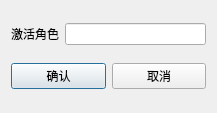
<?xml version="1.0" encoding="UTF-8"?>
<ui version="4.0">
 <class>ActivateRole</class>
 <widget class="QDialog" name="ActivateRole">
  <property name="geometry">
   <rect>
    <x>0</x>
    <y>0</y>
    <width>217</width>
    <height>113</height>
   </rect>
  </property>
  <property name="windowTitle">
   <string>Dialog</string>
  </property>
  <layout class="QVBoxLayout" name="verticalLayout">
   <item>
    <layout class="QHBoxLayout" name="horizontalLayout">
     <item>
      <widget class="QLabel" name="label">
       <property name="text">
        <string>激活角色</string>
       </property>
      </widget>
     </item>
     <item>
      <widget class="QLineEdit" name="lineEdit"/>
     </item>
    </layout>
   </item>
   <item>
    <layout class="QHBoxLayout" name="horizontalLayout_2">
     <item>
      <widget class="QPushButton" name="yesButton">
       <property name="text">
        <string>确认</string>
       </property>
      </widget>
     </item>
     <item>
      <widget class="QPushButton" name="closeButton">
       <property name="text">
        <string>取消</string>
       </property>
      </widget>
     </item>
    </layout>
   </item>
  </layout>
 </widget>
 <resources/>
 <connections/>
</ui>
